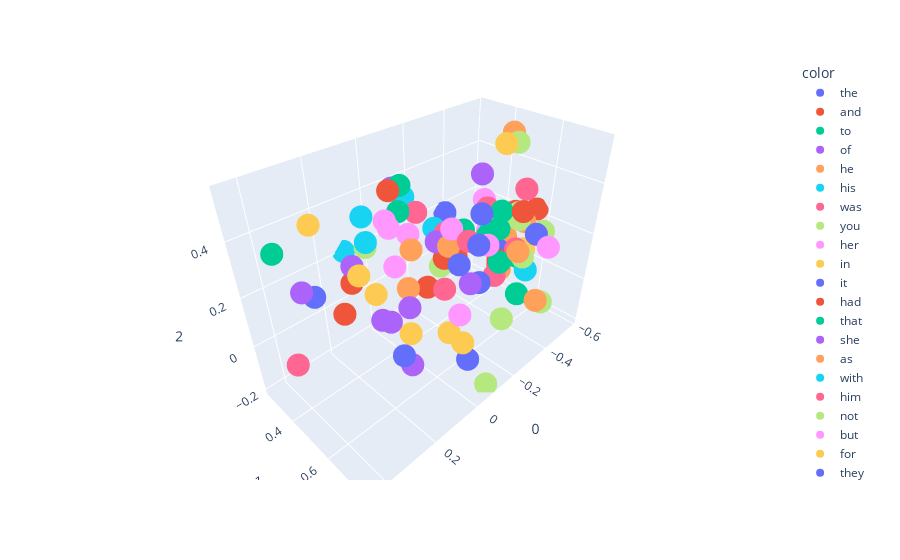

The cell this chart's notebook holds for it:
### Code cell
import plotly.express as px

# Plot
fig = px.scatter_3d(X[:100], x=0, y=1, z=2, color=y[:100])
fig.show()

### Figure 1 — Plotly figure (JSON) as saved in the notebook; plotly's stock layout.template omitted (floating-point values rounded to 4 significant figures)
{"data": [{"hovertemplate": "color=the<br>0=%{x}<br>1=%{y}<br>2=%{z}<extra></extra>", "legendgroup": "the", "marker": {"color": "#636efa", "symbol": "circle"}, "mode": "markers", "name": "the", "scene": "scene", "showlegend": true, "type": "scatter3d", "x": [0.1485], "y": [0.5963], "z": [-0.01498]}, {"hovertemplate": "color=and<br>0=%{x}<br>1=%{y}<br>2=%{z}<extra></extra>", "legendgroup": "and", "marker": {"color": "#EF553B", "symbol": "circle"}, "mode": "markers", "name": "and", "scene": "scene", "showlegend": true, "type": "scatter3d", "x": [0.1796], "y": [0.3272], "z": [0.01667]}, {"hovertemplate": "color=to<br>0=%{x}<br>1=%{y}<br>2=%{z}<extra></extra>", "legendgroup": "to", "marker": {"color": "#00cc96", "symbol": "circle"}, "mode": "markers", "name": "to", "scene": "scene", "showlegend": true, "type": "scatter3d", "x": [-0.28], "y": [0.5634], "z": [0.2371]}, {"hovertemplate": "color=of<br>0=%{x}<br>1=%{y}<br>2=%{z}<extra></extra>", "legendgroup": "of", "marker": {"color": "#ab63fa", "symbol": "circle"}, "mode": "markers", "name": "of", "scene": "scene", "showlegend": true, "type": "scatter3d", "x": [0.01667], "y": [0.3757], "z": [-0.09023]}, {"hovertemplate": "color=he<br>0=%{x}<br>1=%{y}<br>2=%{z}<extra></extra>", "legendgroup": "he", "marker": {"color": "#FFA15A", "symbol": "circle"}, "mode": "markers", "name": "he", "scene": "scene", "showlegend": true, "type": "scatter3d", "x": [-0.0946], "y": [0.5537], "z": [0.2728]}, {"hovertemplate": "color=his<br>0=%{x}<br>1=%{y}<br>2=%{z}<extra></extra>", "legendgroup": "his", "marker": {"color": "#19d3f3", "symbol": "circle"}, "mode": "markers", "name": "his", "scene": "scene", "showlegend": true, "type": "scatter3d", "x": [0.03828], "y": [0.2774], "z": [0.3235]}, {"hovertemplate": "color=was<br>0=%{x}<br>1=%{y}<br>2=%{z}<extra></extra>", "legendgroup": "was", "marker": {"color": "#FF6692", "symbol": "circle"}, "mode": "markers", "name": "was", "scene": "scene", "showlegend": true, "type": "scatter3d", "x": [-0.1027], "y": [0.3927], "z": [0.3307]}, {"hovertemplate": "color=you<br>0=%{x}<br>1=%{y}<br>2=%{z}<extra></extra>", "legendgroup": "you", "marker": {"color": "#B6E880", "symbol": "circle"}, "mode": "markers", "name": "you", "scene": "scene", "showlegend": true, "type": "scatter3d", "x": [-0.5269], "y": [0.6313], "z": [0.1789]}, {"hovertemplate": "color=her<br>0=%{x}<br>1=%{y}<br>2=%{z}<extra></extra>", "legendgroup": "her", "marker": {"color": "#FF97FF", "symbol": "circle"}, "mode": "markers", "name": "her", "scene": "scene", "showlegend": true, "type": "scatter3d", "x": [0.01791], "y": [0.3738], "z": [0.3388]}, {"hovertemplate": "color=in<br>0=%{x}<br>1=%{y}<br>2=%{z}<extra></extra>", "legendgroup": "in", "marker": {"color": "#FECB52", "symbol": "circle"}, "mode": "markers", "name": "in", "scene": "scene", "showlegend": true, "type": "scatter3d", "x": [0.09824], "y": [0.4053], "z": [0.1011]}, {"hovertemplate": "color=it<br>0=%{x}<br>1=%{y}<br>2=%{z}<extra></extra>", "legendgroup": "it", "marker": {"color": "#636efa", "symbol": "circle"}, "mode": "markers", "name": "it", "scene": "scene", "showlegend": true, "type": "scatter3d", "x": [-0.06891], "y": [0.6244], "z": [0.2476]}, {"hovertemplate": "color=had<br>0=%{x}<br>1=%{y}<br>2=%{z}<extra></extra>", "legendgroup": "had", "marker": {"color": "#EF553B", "symbol": "circle"}, "mode": "markers", "name": "had", "scene": "scene", "showlegend": true, "type": "scatter3d", "x": [-0.1199], "y": [0.5112], "z": [0.1939]}, {"hovertemplate": "color=that<br>0=%{x}<br>1=%{y}<br>2=%{z}<extra></extra>", "legendgroup": "that", "marker": {"color": "#00cc96", "symbol": "circle"}, "mode": "markers", "name": "that", "scene": "scene", "showlegend": true, "type": "scatter3d", "x": [-0.3083], "y": [0.6022], "z": [0.131]}, {"hovertemplate": "color=she<br>0=%{x}<br>1=%{y}<br>2=%{z}<extra></extra>", "legendgroup": "she", "marker": {"color": "#ab63fa", "symbol": "circle"}, "mode": "markers", "name": "she", "scene": "scene", "showlegend": true, "type": "scatter3d", "x": [-0.0727], "y": [0.5193], "z": [0.284]}, {"hovertemplate": "color=as<br>0=%{x}<br>1=%{y}<br>2=%{z}<extra></extra>", "legendgroup": "as", "marker": {"color": "#FFA15A", "symbol": "circle"}, "mode": "markers", "name": "as", "scene": "scene", "showlegend": true, "type": "scatter3d", "x": [-0.006212], "y": [0.4712], "z": [0.2618]}, {"hovertemplate": "color=with<br>0=%{x}<br>1=%{y}<br>2=%{z}<extra></extra>", "legendgroup": "with", "marker": {"color": "#19d3f3", "symbol": "circle"}, "mode": "markers", "name": "with", "scene": "scene", "showlegend": true, "type": "scatter3d", "x": [0.106], "y": [0.2519], "z": [0.2066]}, {"hovertemplate": "color=him<br>0=%{x}<br>1=%{y}<br>2=%{z}<extra></extra>", "legendgroup": "him", "marker": {"color": "#FF6692", "symbol": "circle"}, "mode": "markers", "name": "him", "scene": "scene", "showlegend": true, "type": "scatter3d", "x": [-0.1081], "y": [0.525], "z": [0.3042]}, {"hovertemplate": "color=not<br>0=%{x}<br>1=%{y}<br>2=%{z}<extra></extra>", "legendgroup": "not", "marker": {"color": "#B6E880", "symbol": "circle"}, "mode": "markers", "name": "not", "scene": "scene", "showlegend": true, "type": "scatter3d", "x": [-0.4554], "y": [0.5677], "z": [0.2317]}, {"hovertemplate": "color=but<br>0=%{x}<br>1=%{y}<br>2=%{z}<extra></extra>", "legendgroup": "but", "marker": {"color": "#FF97FF", "symbol": "circle"}, "mode": "markers", "name": "but", "scene": "scene", "showlegend": true, "type": "scatter3d", "x": [-0.2473], "y": [0.5934], "z": [0.2264]}, {"hovertemplate": "color=for<br>0=%{x}<br>1=%{y}<br>2=%{z}<extra></extra>", "legendgroup": "for", "marker": {"color": "#FECB52", "symbol": "circle"}, "mode": "markers", "name": "for", "scene": "scene", "showlegend": true, "type": "scatter3d", "x": [-0.4269], "y": [0.5093], "z": [0.2245]}, {"hovertemplate": "color=they<br>0=%{x}<br>1=%{y}<br>2=%{z}<extra></extra>", "legendgroup": "they", "marker": {"color": "#636efa", "symbol": "circle"}, "mode": "markers", "name": "they", "scene": "scene", "showlegend": true, "type": "scatter3d", "x": [-0.008893], "y": [0.729], "z": [-0.04843]}, {"hovertemplate": "color=is<br>0=%{x}<br>1=%{y}<br>2=%{z}<extra></extra>", "legendgroup": "is", "marker": {"color": "#EF553B", "symbol": "circle"}, "mode": "markers", "name": "is", "scene": "scene", "showlegend": true, "type": "scatter3d", "x": [-0.5613], "y": [0.4737], "z": [0.1888]}, {"hovertemplate": "color=at<br>0=%{x}<br>1=%{y}<br>2=%{z}<extra></extra>", "legendgroup": "at", "marker": {"color": "#00cc96", "symbol": "circle"}, "mode": "markers", "name": "at", "scene": "scene", "showlegend": true, "type": "scatter3d", "x": [-0.03638], "y": [0.3789], "z": [0.3535]}, {"hovertemplate": "color=on<br>0=%{x}<br>1=%{y}<br>2=%{z}<extra></extra>", "legendgroup": "on", "marker": {"color": "#ab63fa", "symbol": "circle"}, "mode": "markers", "name": "on", "scene": "scene", "showlegend": true, "type": "scatter3d", "x": [0.1974], "y": [0.429], "z": [0.2763]}, {"hovertemplate": "color=said<br>0=%{x}<br>1=%{y}<br>2=%{z}<extra></extra>", "legendgroup": "said", "marker": {"color": "#FFA15A", "symbol": "circle"}, "mode": "markers", "name": "said", "scene": "scene", "showlegend": true, "type": "scatter3d", "x": [-0.5359], "y": [0.4515], "z": [0.5094]}, {"hovertemplate": "color=my<br>0=%{x}<br>1=%{y}<br>2=%{z}<extra></extra>", "legendgroup": "my", "marker": {"color": "#19d3f3", "symbol": "circle"}, "mode": "markers", "name": "my", "scene": "scene", "showlegend": true, "type": "scatter3d", "x": [-0.4654], "y": [0.4853], "z": [0.1926]}, {"hovertemplate": "color=have<br>0=%{x}<br>1=%{y}<br>2=%{z}<extra></extra>", "legendgroup": "have", "marker": {"color": "#FF6692", "symbol": "circle"}, "mode": "markers", "name": "have", "scene": "scene", "showlegend": true, "type": "scatter3d", "x": [-0.3883], "y": [0.6113], "z": [0.1549]}, {"hovertemplate": "color=be<br>0=%{x}<br>1=%{y}<br>2=%{z}<extra></extra>", "legendgroup": "be", "marker": {"color": "#B6E880", "symbol": "circle"}, "mode": "markers", "name": "be", "scene": "scene", "showlegend": true, "type": "scatter3d", "x": [-0.3828], "y": [0.6469], "z": [0.1393]}, {"hovertemplate": "color=lord<br>0=%{x}<br>1=%{y}<br>2=%{z}<extra></extra>", "legendgroup": "lord", "marker": {"color": "#FF97FF", "symbol": "circle"}, "mode": "markers", "name": "lord", "scene": "scene", "showlegend": true, "type": "scatter3d", "x": [-0.4676], "y": [0.4157], "z": [0.1162]}, {"hovertemplate": "color=them<br>0=%{x}<br>1=%{y}<br>2=%{z}<extra></extra>", "legendgroup": "them", "marker": {"color": "#FECB52", "symbol": "circle"}, "mode": "markers", "name": "them", "scene": "scene", "showlegend": true, "type": "scatter3d", "x": [-0.003593], "y": [0.709], "z": [0.01535]}, {"hovertemplate": "color=no<br>0=%{x}<br>1=%{y}<br>2=%{z}<extra></extra>", "legendgroup": "no", "marker": {"color": "#636efa", "symbol": "circle"}, "mode": "markers", "name": "no", "scene": "scene", "showlegend": true, "type": "scatter3d", "x": [-0.3936], "y": [0.5327], "z": [0.111]}, {"hovertemplate": "color=from<br>0=%{x}<br>1=%{y}<br>2=%{z}<extra></extra>", "legendgroup": "from", "marker": {"color": "#EF553B", "symbol": "circle"}, "mode": "markers", "name": "from", "scene": "scene", "showlegend": true, "type": "scatter3d", "x": [0.1986], "y": [0.4205], "z": [0.209]}, {"hovertemplate": "color=would<br>0=%{x}<br>1=%{y}<br>2=%{z}<extra></extra>", "legendgroup": "would", "marker": {"color": "#00cc96", "symbol": "circle"}, "mode": "markers", "name": "would", "scene": "scene", "showlegend": true, "type": "scatter3d", "x": [-0.3754], "y": [0.5457], "z": [0.2895]}, {"hovertemplate": "color=were<br>0=%{x}<br>1=%{y}<br>2=%{z}<extra></extra>", "legendgroup": "were", "marker": {"color": "#ab63fa", "symbol": "circle"}, "mode": "markers", "name": "were", "scene": "scene", "showlegend": true, "type": "scatter3d", "x": [0.03052], "y": [0.4976], "z": [0.05818]}, {"hovertemplate": "color=me<br>0=%{x}<br>1=%{y}<br>2=%{z}<extra></extra>", "legendgroup": "me", "marker": {"color": "#FFA15A", "symbol": "circle"}, "mode": "markers", "name": "me", "scene": "scene", "showlegend": true, "type": "scatter3d", "x": [-0.485], "y": [0.573], "z": [0.2136]}, {"hovertemplate": "color=your<br>0=%{x}<br>1=%{y}<br>2=%{z}<extra></extra>", "legendgroup": "your", "marker": {"color": "#19d3f3", "symbol": "circle"}, "mode": "markers", "name": "your", "scene": "scene", "showlegend": true, "type": "scatter3d", "x": [-0.4391], "y": [0.4492], "z": [0.207]}, {"hovertemplate": "color=one<br>0=%{x}<br>1=%{y}<br>2=%{z}<extra></extra>", "legendgroup": "one", "marker": {"color": "#FF6692", "symbol": "circle"}, "mode": "markers", "name": "one", "scene": "scene", "showlegend": true, "type": "scatter3d", "x": [-0.03973], "y": [0.5909], "z": [0.1494]}, {"hovertemplate": "color=all<br>0=%{x}<br>1=%{y}<br>2=%{z}<extra></extra>", "legendgroup": "all", "marker": {"color": "#B6E880", "symbol": "circle"}, "mode": "markers", "name": "all", "scene": "scene", "showlegend": true, "type": "scatter3d", "x": [-0.2015], "y": [0.7107], "z": [-0.002396]}, {"hovertemplate": "color=when<br>0=%{x}<br>1=%{y}<br>2=%{z}<extra></extra>", "legendgroup": "when", "marker": {"color": "#FF97FF", "symbol": "circle"}, "mode": "markers", "name": "when", "scene": "scene", "showlegend": true, "type": "scatter3d", "x": [-0.1162], "y": [0.5453], "z": [0.3247]}, {"hovertemplate": "color=will<br>0=%{x}<br>1=%{y}<br>2=%{z}<extra></extra>", "legendgroup": "will", "marker": {"color": "#FECB52", "symbol": "circle"}, "mode": "markers", "name": "will", "scene": "scene", "showlegend": true, "type": "scatter3d", "x": [-0.4843], "y": [0.5328], "z": [0.2293]}, {"hovertemplate": "color=ser<br>0=%{x}<br>1=%{y}<br>2=%{z}<extra></extra>", "legendgroup": "ser", "marker": {"color": "#636efa", "symbol": "circle"}, "mode": "markers", "name": "ser", "scene": "scene", "showlegend": true, "type": "scatter3d", "x": [-0.3779], "y": [0.2656], "z": [0.1735]}, {"hovertemplate": "color=if<br>0=%{x}<br>1=%{y}<br>2=%{z}<extra></extra>", "legendgroup": "if", "marker": {"color": "#EF553B", "symbol": "circle"}, "mode": "markers", "name": "if", "scene": "scene", "showlegend": true, "type": "scatter3d", "x": [-0.3849], "y": [0.6278], "z": [0.3155]}, {"hovertemplate": "color=so<br>0=%{x}<br>1=%{y}<br>2=%{z}<extra></extra>", "legendgroup": "so", "marker": {"color": "#00cc96", "symbol": "circle"}, "mode": "markers", "name": "so", "scene": "scene", "showlegend": true, "type": "scatter3d", "x": [-0.1646], "y": [0.5528], "z": [0.3039]}, {"hovertemplate": "color=their<br>0=%{x}<br>1=%{y}<br>2=%{z}<extra></extra>", "legendgroup": "their", "marker": {"color": "#ab63fa", "symbol": "circle"}, "mode": "markers", "name": "their", "scene": "scene", "showlegend": true, "type": "scatter3d", "x": [0.06597], "y": [0.542], "z": [-0.1556]}, {"hovertemplate": "color=we<br>0=%{x}<br>1=%{y}<br>2=%{z}<extra></extra>", "legendgroup": "we", "marker": {"color": "#FFA15A", "symbol": "circle"}, "mode": "markers", "name": "we", "scene": "scene", "showlegend": true, "type": "scatter3d", "x": [-0.3451], "y": [0.7469], "z": [0.01867]}, {"hovertemplate": "color=could<br>0=%{x}<br>1=%{y}<br>2=%{z}<extra></extra>", "legendgroup": "could", "marker": {"color": "#19d3f3", "symbol": "circle"}, "mode": "markers", "name": "could", "scene": "scene", "showlegend": true, "type": "scatter3d", "x": [-0.09446], "y": [0.4866], "z": [0.3118]}, {"hovertemplate": "color=are<br>0=%{x}<br>1=%{y}<br>2=%{z}<extra></extra>", "legendgroup": "are", "marker": {"color": "#FF6692", "symbol": "circle"}, "mode": "markers", "name": "are", "scene": "scene", "showlegend": true, "type": "scatter3d", "x": [-0.4135], "y": [0.5197], "z": [0.02846]}, {"hovertemplate": "color=man<br>0=%{x}<br>1=%{y}<br>2=%{z}<extra></extra>", "legendgroup": "man", "marker": {"color": "#B6E880", "symbol": "circle"}, "mode": "markers", "name": "man", "scene": "scene", "showlegend": true, "type": "scatter3d", "x": [-0.1141], "y": [0.4989], "z": [0.1589]}, {"hovertemplate": "color=there<br>0=%{x}<br>1=%{y}<br>2=%{z}<extra></extra>", "legendgroup": "there", "marker": {"color": "#FF97FF", "symbol": "circle"}, "mode": "markers", "name": "there", "scene": "scene", "showlegend": true, "type": "scatter3d", "x": [-0.07405], "y": [0.6307], "z": [0.04321]}, {"hovertemplate": "color=this<br>0=%{x}<br>1=%{y}<br>2=%{z}<extra></extra>", "legendgroup": "this", "marker": {"color": "#FECB52", "symbol": "circle"}, "mode": "markers", "name": "this", "scene": "scene", "showlegend": true, "type": "scatter3d", "x": [-0.4215], "y": [0.6229], "z": [0.146]}, {"hovertemplate": "color=up<br>0=%{x}<br>1=%{y}<br>2=%{z}<extra></extra>", "legendgroup": "up", "marker": {"color": "#636efa", "symbol": "circle"}, "mode": "markers", "name": "up", "scene": "scene", "showlegend": true, "type": "scatter3d", "x": [0.4043], "y": [0.5531], "z": [0.3428]}, {"hovertemplate": "color=been<br>0=%{x}<br>1=%{y}<br>2=%{z}<extra></extra>", "legendgroup": "been", "marker": {"color": "#EF553B", "symbol": "circle"}, "mode": "markers", "name": "been", "scene": "scene", "showlegend": true, "type": "scatter3d", "x": [-0.1641], "y": [0.526], "z": [0.1817]}, {"hovertemplate": "color=what<br>0=%{x}<br>1=%{y}<br>2=%{z}<extra></extra>", "legendgroup": "what", "marker": {"color": "#00cc96", "symbol": "circle"}, "mode": "markers", "name": "what", "scene": "scene", "showlegend": true, "type": "scatter3d", "x": [-0.3884], "y": [0.6172], "z": [0.1263]}, {"hovertemplate": "color=did<br>0=%{x}<br>1=%{y}<br>2=%{z}<extra></extra>", "legendgroup": "did", "marker": {"color": "#ab63fa", "symbol": "circle"}, "mode": "markers", "name": "did", "scene": "scene", "showlegend": true, "type": "scatter3d", "x": [-0.3641], "y": [0.4565], "z": [0.4055]}, {"hovertemplate": "color=by<br>0=%{x}<br>1=%{y}<br>2=%{z}<extra></extra>", "legendgroup": "by", "marker": {"color": "#FFA15A", "symbol": "circle"}, "mode": "markers", "name": "by", "scene": "scene", "showlegend": true, "type": "scatter3d", "x": [-0.02678], "y": [0.4282], "z": [0.07141]}, {"hovertemplate": "color=king<br>0=%{x}<br>1=%{y}<br>2=%{z}<extra></extra>", "legendgroup": "king", "marker": {"color": "#19d3f3", "symbol": "circle"}, "mode": "markers", "name": "king", "scene": "scene", "showlegend": true, "type": "scatter3d", "x": [-0.3876], "y": [0.6629], "z": [0.08833]}, {"hovertemplate": "color=do<br>0=%{x}<br>1=%{y}<br>2=%{z}<extra></extra>", "legendgroup": "do", "marker": {"color": "#FF6692", "symbol": "circle"}, "mode": "markers", "name": "do", "scene": "scene", "showlegend": true, "type": "scatter3d", "x": [-0.5445], "y": [0.5258], "z": [0.309]}, {"hovertemplate": "color=men<br>0=%{x}<br>1=%{y}<br>2=%{z}<extra></extra>", "legendgroup": "men", "marker": {"color": "#B6E880", "symbol": "circle"}, "mode": "markers", "name": "men", "scene": "scene", "showlegend": true, "type": "scatter3d", "x": [-0.08144], "y": [0.7567], "z": [-0.2014]}, {"hovertemplate": "color=back<br>0=%{x}<br>1=%{y}<br>2=%{z}<extra></extra>", "legendgroup": "back", "marker": {"color": "#FF97FF", "symbol": "circle"}, "mode": "markers", "name": "back", "scene": "scene", "showlegend": true, "type": "scatter3d", "x": [0.1818], "y": [0.5938], "z": [0.4717]}, {"hovertemplate": "color=out<br>0=%{x}<br>1=%{y}<br>2=%{z}<extra></extra>", "legendgroup": "out", "marker": {"color": "#FECB52", "symbol": "circle"}, "mode": "markers", "name": "out", "scene": "scene", "showlegend": true, "type": "scatter3d", "x": [0.2589], "y": [0.5484], "z": [0.3337]}, {"hovertemplate": "color=more<br>0=%{x}<br>1=%{y}<br>2=%{z}<extra></extra>", "legendgroup": "more", "marker": {"color": "#636efa", "symbol": "circle"}, "mode": "markers", "name": "more", "scene": "scene", "showlegend": true, "type": "scatter3d", "x": [-0.2304], "y": [0.579], "z": [0.06944]}, {"hovertemplate": "color=or<br>0=%{x}<br>1=%{y}<br>2=%{z}<extra></extra>", "legendgroup": "or", "marker": {"color": "#EF553B", "symbol": "circle"}, "mode": "markers", "name": "or", "scene": "scene", "showlegend": true, "type": "scatter3d", "x": [-0.3407], "y": [0.5722], "z": [0.1099]}, {"hovertemplate": "color=who<br>0=%{x}<br>1=%{y}<br>2=%{z}<extra></extra>", "legendgroup": "who", "marker": {"color": "#00cc96", "symbol": "circle"}, "mode": "markers", "name": "who", "scene": "scene", "showlegend": true, "type": "scatter3d", "x": [-0.4288], "y": [0.6108], "z": [-0.07265]}, {"hovertemplate": "color=down<br>0=%{x}<br>1=%{y}<br>2=%{z}<extra></extra>", "legendgroup": "down", "marker": {"color": "#ab63fa", "symbol": "circle"}, "mode": "markers", "name": "down", "scene": "scene", "showlegend": true, "type": "scatter3d", "x": [0.4435], "y": [0.5647], "z": [0.3851]}, {"hovertemplate": "color=well<br>0=%{x}<br>1=%{y}<br>2=%{z}<extra></extra>", "legendgroup": "well", "marker": {"color": "#FFA15A", "symbol": "circle"}, "mode": "markers", "name": "well", "scene": "scene", "showlegend": true, "type": "scatter3d", "x": [-0.3338], "y": [0.587], "z": [0.08199]}, {"hovertemplate": "color=than<br>0=%{x}<br>1=%{y}<br>2=%{z}<extra></extra>", "legendgroup": "than", "marker": {"color": "#19d3f3", "symbol": "circle"}, "mode": "markers", "name": "than", "scene": "scene", "showlegend": true, "type": "scatter3d", "x": [-0.188], "y": [0.4487], "z": [0.188]}, {"hovertemplate": "color=only<br>0=%{x}<br>1=%{y}<br>2=%{z}<extra></extra>", "legendgroup": "only", "marker": {"color": "#FF6692", "symbol": "circle"}, "mode": "markers", "name": "only", "scene": "scene", "showlegend": true, "type": "scatter3d", "x": [-0.2959], "y": [0.5938], "z": [0.07495]}, {"hovertemplate": "color=like<br>0=%{x}<br>1=%{y}<br>2=%{z}<extra></extra>", "legendgroup": "like", "marker": {"color": "#B6E880", "symbol": "circle"}, "mode": "markers", "name": "like", "scene": "scene", "showlegend": true, "type": "scatter3d", "x": [0.08318], "y": [0.347], "z": [0.2549]}, {"hovertemplate": "color=jon<br>0=%{x}<br>1=%{y}<br>2=%{z}<extra></extra>", "legendgroup": "jon", "marker": {"color": "#FF97FF", "symbol": "circle"}, "mode": "markers", "name": "jon", "scene": "scene", "showlegend": true, "type": "scatter3d", "x": [-0.06095], "y": [0.397], "z": [0.2649]}, {"hovertemplate": "color=some<br>0=%{x}<br>1=%{y}<br>2=%{z}<extra></extra>", "legendgroup": "some", "marker": {"color": "#FECB52", "symbol": "circle"}, "mode": "markers", "name": "some", "scene": "scene", "showlegend": true, "type": "scatter3d", "x": [-0.1336], "y": [0.5287], "z": [-0.1404]}, {"hovertemplate": "color=father<br>0=%{x}<br>1=%{y}<br>2=%{z}<extra></extra>", "legendgroup": "father", "marker": {"color": "#636efa", "symbol": "circle"}, "mode": "markers", "name": "father", "scene": "scene", "showlegend": true, "type": "scatter3d", "x": [-0.4675], "y": [0.6397], "z": [0.195]}, {"hovertemplate": "color=old<br>0=%{x}<br>1=%{y}<br>2=%{z}<extra></extra>", "legendgroup": "old", "marker": {"color": "#EF553B", "symbol": "circle"}, "mode": "markers", "name": "old", "scene": "scene", "showlegend": true, "type": "scatter3d", "x": [-0.1448], "y": [0.4036], "z": [0.0005895]}, {"hovertemplate": "color=hand<br>0=%{x}<br>1=%{y}<br>2=%{z}<extra></extra>", "legendgroup": "hand", "marker": {"color": "#00cc96", "symbol": "circle"}, "mode": "markers", "name": "hand", "scene": "scene", "showlegend": true, "type": "scatter3d", "x": [0.0428], "y": [0.4823], "z": [0.5095]}, {"hovertemplate": "color=even<br>0=%{x}<br>1=%{y}<br>2=%{z}<extra></extra>", "legendgroup": "even", "marker": {"color": "#ab63fa", "symbol": "circle"}, "mode": "markers", "name": "even", "scene": "scene", "showlegend": true, "type": "scatter3d", "x": [-0.201], "y": [0.5635], "z": [0.07173]}, {"hovertemplate": "color=too<br>0=%{x}<br>1=%{y}<br>2=%{z}<extra></extra>", "legendgroup": "too", "marker": {"color": "#FFA15A", "symbol": "circle"}, "mode": "markers", "name": "too", "scene": "scene", "showlegend": true, "type": "scatter3d", "x": [-0.2281], "y": [0.4693], "z": [0.2305]}, {"hovertemplate": "color=tyrion<br>0=%{x}<br>1=%{y}<br>2=%{z}<extra></extra>", "legendgroup": "tyrion", "marker": {"color": "#19d3f3", "symbol": "circle"}, "mode": "markers", "name": "tyrion", "scene": "scene", "showlegend": true, "type": "scatter3d", "x": [-0.144], "y": [0.283], "z": [0.3335]}, {"hovertemplate": "color=before<br>0=%{x}<br>1=%{y}<br>2=%{z}<extra></extra>", "legendgroup": "before", "marker": {"color": "#FF6692", "symbol": "circle"}, "mode": "markers", "name": "before", "scene": "scene", "showlegend": true, "type": "scatter3d", "x": [-0.1025], "y": [0.6294], "z": [0.3218]}, {"hovertemplate": "color=never<br>0=%{x}<br>1=%{y}<br>2=%{z}<extra></extra>", "legendgroup": "never", "marker": {"color": "#B6E880", "symbol": "circle"}, "mode": "markers", "name": "never", "scene": "scene", "showlegend": true, "type": "scatter3d", "x": [-0.4577], "y": [0.5624], "z": [0.2586]}, {"hovertemplate": "color=an<br>0=%{x}<br>1=%{y}<br>2=%{z}<extra></extra>", "legendgroup": "an", "marker": {"color": "#FF97FF", "symbol": "circle"}, "mode": "markers", "name": "an", "scene": "scene", "showlegend": true, "type": "scatter3d", "x": [-0.03594], "y": [0.3496], "z": [0.1205]}, {"hovertemplate": "color=off<br>0=%{x}<br>1=%{y}<br>2=%{z}<extra></extra>", "legendgroup": "off", "marker": {"color": "#FECB52", "symbol": "circle"}, "mode": "markers", "name": "off", "scene": "scene", "showlegend": true, "type": "scatter3d", "x": [0.3029], "y": [0.3972], "z": [0.45]}, {"hovertemplate": "color=see<br>0=%{x}<br>1=%{y}<br>2=%{z}<extra></extra>", "legendgroup": "see", "marker": {"color": "#636efa", "symbol": "circle"}, "mode": "markers", "name": "see", "scene": "scene", "showlegend": true, "type": "scatter3d", "x": [-0.1703], "y": [0.621], "z": [0.3879]}, {"hovertemplate": "color=know<br>0=%{x}<br>1=%{y}<br>2=%{z}<extra></extra>", "legendgroup": "know", "marker": {"color": "#EF553B", "symbol": "circle"}, "mode": "markers", "name": "know", "scene": "scene", "showlegend": true, "type": "scatter3d", "x": [-0.5755], "y": [0.5609], "z": [0.227]}, {"hovertemplate": "color=into<br>0=%{x}<br>1=%{y}<br>2=%{z}<extra></extra>", "legendgroup": "into", "marker": {"color": "#00cc96", "symbol": "circle"}, "mode": "markers", "name": "into", "scene": "scene", "showlegend": true, "type": "scatter3d", "x": [0.4191], "y": [0.3897], "z": [0.4056]}, {"hovertemplate": "color=made<br>0=%{x}<br>1=%{y}<br>2=%{z}<extra></extra>", "legendgroup": "made", "marker": {"color": "#ab63fa", "symbol": "circle"}, "mode": "markers", "name": "made", "scene": "scene", "showlegend": true, "type": "scatter3d", "x": [-0.02676], "y": [0.3624], "z": [0.4359]}, {"hovertemplate": "color=now<br>0=%{x}<br>1=%{y}<br>2=%{z}<extra></extra>", "legendgroup": "now", "marker": {"color": "#FFA15A", "symbol": "circle"}, "mode": "markers", "name": "now", "scene": "scene", "showlegend": true, "type": "scatter3d", "x": [-0.3391], "y": [0.6553], "z": [0.1859]}, {"hovertemplate": "color=eyes<br>0=%{x}<br>1=%{y}<br>2=%{z}<extra></extra>", "legendgroup": "eyes", "marker": {"color": "#19d3f3", "symbol": "circle"}, "mode": "markers", "name": "eyes", "scene": "scene", "showlegend": true, "type": "scatter3d", "x": [0.1768], "y": [0.4796], "z": [0.3746]}, {"hovertemplate": "color=black<br>0=%{x}<br>1=%{y}<br>2=%{z}<extra></extra>", "legendgroup": "black", "marker": {"color": "#FF6692", "symbol": "circle"}, "mode": "markers", "name": "black", "scene": "scene", "showlegend": true, "type": "scatter3d", "x": [0.4004], "y": [0.3634], "z": [-0.04319]}, {"hovertemplate": "color=told<br>0=%{x}<br>1=%{y}<br>2=%{z}<extra></extra>", "legendgroup": "told", "marker": {"color": "#B6E880", "symbol": "circle"}, "mode": "markers", "name": "told", "scene": "scene", "showlegend": true, "type": "scatter3d", "x": [-0.4589], "y": [0.5294], "z": [0.514]}, {"hovertemplate": "color=lady<br>0=%{x}<br>1=%{y}<br>2=%{z}<extra></extra>", "legendgroup": "lady", "marker": {"color": "#FF97FF", "symbol": "circle"}, "mode": "markers", "name": "lady", "scene": "scene", "showlegend": true, "type": "scatter3d", "x": [-0.5244], "y": [0.3441], "z": [0.2072]}, {"hovertemplate": "color=thought<br>0=%{x}<br>1=%{y}<br>2=%{z}<extra></extra>", "legendgroup": "thought", "marker": {"color": "#FECB52", "symbol": "circle"}, "mode": "markers", "name": "thought", "scene": "scene", "showlegend": true, "type": "scatter3d", "x": [-0.3513], "y": [0.5586], "z": [0.5468]}, {"hovertemplate": "color=time<br>0=%{x}<br>1=%{y}<br>2=%{z}<extra></extra>", "legendgroup": "time", "marker": {"color": "#636efa", "symbol": "circle"}, "mode": "markers", "name": "time", "scene": "scene", "showlegend": true, "type": "scatter3d", "x": [-0.07189], "y": [0.6954], "z": [0.351]}, {"hovertemplate": "color=then<br>0=%{x}<br>1=%{y}<br>2=%{z}<extra></extra>", "legendgroup": "then", "marker": {"color": "#EF553B", "symbol": "circle"}, "mode": "markers", "name": "then", "scene": "scene", "showlegend": true, "type": "scatter3d", "x": [0.09475], "y": [0.4935], "z": [0.5149]}, {"hovertemplate": "color=how<br>0=%{x}<br>1=%{y}<br>2=%{z}<extra></extra>", "legendgroup": "how", "marker": {"color": "#00cc96", "symbol": "circle"}, "mode": "markers", "name": "how", "scene": "scene", "showlegend": true, "type": "scatter3d", "x": [-0.3614], "y": [0.5489], "z": [0.2237]}, {"hovertemplate": "color=long<br>0=%{x}<br>1=%{y}<br>2=%{z}<extra></extra>", "legendgroup": "long", "marker": {"color": "#ab63fa", "symbol": "circle"}, "mode": "markers", "name": "long", "scene": "scene", "showlegend": true, "type": "scatter3d", "x": [0.1682], "y": [0.5225], "z": [0.1017]}, {"hovertemplate": "color=has<br>0=%{x}<br>1=%{y}<br>2=%{z}<extra></extra>", "legendgroup": "has", "marker": {"color": "#FFA15A", "symbol": "circle"}, "mode": "markers", "name": "has", "scene": "scene", "showlegend": true, "type": "scatter3d", "x": [-0.5096], "y": [0.4752], "z": [0.09549]}, {"hovertemplate": "color=can<br>0=%{x}<br>1=%{y}<br>2=%{z}<extra></extra>", "legendgroup": "can", "marker": {"color": "#19d3f3", "symbol": "circle"}, "mode": "markers", "name": "can", "scene": "scene", "showlegend": true, "type": "scatter3d", "x": [-0.3976], "y": [0.4804], "z": [0.2118]}, {"hovertemplate": "color=might<br>0=%{x}<br>1=%{y}<br>2=%{z}<extra></extra>", "legendgroup": "might", "marker": {"color": "#FF6692", "symbol": "circle"}, "mode": "markers", "name": "might", "scene": "scene", "showlegend": true, "type": "scatter3d", "x": [-0.3999], "y": [0.4617], "z": [0.2608]}, {"hovertemplate": "color=us<br>0=%{x}<br>1=%{y}<br>2=%{z}<extra></extra>", "legendgroup": "us", "marker": {"color": "#B6E880", "symbol": "circle"}, "mode": "markers", "name": "us", "scene": "scene", "showlegend": true, "type": "scatter3d", "x": [-0.4183], "y": [0.7264], "z": [-0.042]}, {"hovertemplate": "color=come<br>0=%{x}<br>1=%{y}<br>2=%{z}<extra></extra>", "legendgroup": "come", "marker": {"color": "#FF97FF", "symbol": "circle"}, "mode": "markers", "name": "come", "scene": "scene", "showlegend": true, "type": "scatter3d", "x": [-0.3318], "y": [0.7743], "z": [0.2617]}, {"hovertemplate": "color=where<br>0=%{x}<br>1=%{y}<br>2=%{z}<extra></extra>", "legendgroup": "where", "marker": {"color": "#FECB52", "symbol": "circle"}, "mode": "markers", "name": "where", "scene": "scene", "showlegend": true, "type": "scatter3d", "x": [0.1462], "y": [0.6296], "z": [0.1004]}], "layout": {"legend": {"title": {"text": "color"}, "tracegroupgap": 0}, "margin": {"t": 60}, "scene": {"domain": {"x": [0, 1], "y": [0, 1]}, "xaxis": {"title": {"text": "0"}}, "yaxis": {"title": {"text": "1"}}, "zaxis": {"title": {"text": "2"}}}}}
